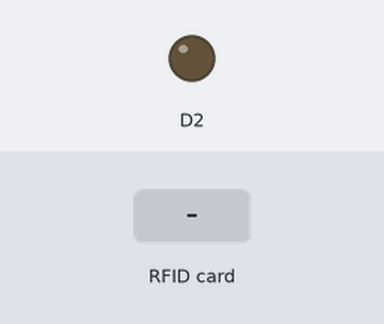
The sketch below on a simulated ESP8266 (NodeMCU). Shown: output pins drawn as LEDs (lit = HIGH). Inputs (shaded band) come from the test bench. WiFi joins after 1.5 s; servers stay silent unless stated; uploads are accepted with an empty reply; what the sketch prints to the serial monitor is not drawn.

Above: at 2.9 s.
3.0 s: RFID card 5E 7A 19 C4 held to the reader
At 3.32 s:
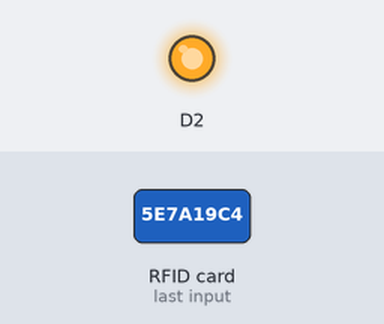
4.8 s: RFID card 5E 7A 19 C4 held to the reader
Timing chart, 0 to 7.8 s (numbered marks = the images above; inputs shaded):
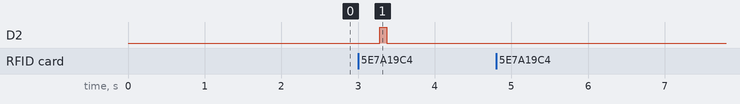

The sketch:

esp8266_rfid_wifi.ino
```cpp
// ESP8266 (NodeMCU) + MFRC522 RFID WiFi Attendance
// Sends scans directly to backend REST endpoint /api/attendance/rfid
// Requirements:
//   - Board: NodeMCU 1.0 (ESP-12E Module)
//   - Libraries: MFRC522 (miguelbalboa), ArduinoJson (optional), ESP8266WiFi (builtin)
//   - Wiring: 3.3V ONLY for MFRC522. Use level shifting if needed.
//       SDA  -> D8 (GPIO15)
//       SCK  -> D5 (GPIO14)
//       MOSI -> D7 (GPIO13)
//       MISO -> D6 (GPIO12)
//       RST  -> D3 (GPIO0)
//       3.3V -> 3V3
//       GND  -> GND
//   - Optional buzzer on D2
// Configure WiFi and server details below.

#include <ESP8266WiFi.h>
#include <SPI.h>
#include <MFRC522.h>

// --- RFID Pins (adjust if needed) ---
#define SS_PIN 15  // D8
#define RST_PIN 0  // D3

MFRC522 rfid(SS_PIN, RST_PIN);

// --- WiFi Credentials ---
const char* WIFI_SSID     = "YOUR_WIFI_SSID";
const char* WIFI_PASSWORD = "YOUR_WIFI_PASSWORD";

// --- Server Config ---
const char* SERVER_HOST = "192.168.1.100"; // Change to your PC/server IP
const uint16_t SERVER_PORT = 3000;          // Match backend PORT
const char* ENDPOINT = "/api/attendance/rfid";
const char* DEVICE_ID = "ESP8266_GATE_1";
const char* LOCATION = "North Wing";
// Optional device key (set RFID_DEVICE_KEY in backend .env). Leave empty if not used.
const char* DEVICE_KEY = "CHANGE_ME_OPTIONAL";

// --- Timing ---
unsigned long lastScanMs = 0;
const unsigned long SCAN_DEBOUNCE_MS = 2500; // Prevent rapid duplicate submissions

WiFiClient client;

void connectWiFi() {
  Serial.print("Connecting to WiFi: ");
  Serial.println(WIFI_SSID);
  WiFi.mode(WIFI_STA);
  WiFi.begin(WIFI_SSID, WIFI_PASSWORD);
  int retries = 0;
  while (WiFi.status() != WL_CONNECTED) {
    delay(500);
    Serial.print(".");
    if (++retries > 40) {
      Serial.println("\nRestarting due to WiFi timeout.");
      ESP.restart();
    }
  }
  Serial.print("\nWiFi connected. IP: ");
  Serial.println(WiFi.localIP());
}

bool postRFID(const String& tagHex) {
  // Build JSON manually (avoid extra lib)
  String json = "{\"rfidTag\":\"" + tagHex + "\",\"deviceId\":\"" + DEVICE_ID + "\",\"location\":\"" + LOCATION + "\"}";

  if (!client.connect(SERVER_HOST, SERVER_PORT)) {
    Serial.println("[HTTP] Connection failed");
    return false;
  }

  // Construct HTTP request
  String request = String("POST ") + ENDPOINT + " HTTP/1.1\r\n";
  request += String("Host: ") + SERVER_HOST + "\r\n";
  request += "Content-Type: application/json\r\n";
  if (strlen(DEVICE_KEY) > 0) {
    request += String("X-DEVICE-KEY: ") + DEVICE_KEY + "\r\n";
  }
  request += String("Content-Length: ") + json.length() + "\r\n";
  request += "Connection: close\r\n\r\n";
  request += json;

  client.print(request);

  // Basic response read
  unsigned long start = millis();
  while (!client.available() && millis() - start < 4000) {
    delay(50);
  }
  while (client.available()) {
    String line = client.readStringUntil('\n');
    Serial.println(line);
  }
  client.stop();
  return true;
}

String readTagHex() {
  if (!rfid.PICC_IsNewCardPresent()) return "";
  if (!rfid.PICC_ReadCardSerial()) return "";
  String uid = "";
  for (byte i = 0; i < rfid.uid.size; i++) {
    if (rfid.uid.uidByte[i] < 0x10) uid += "0";
    uid += String(rfid.uid.uidByte[i], HEX);
  }
  uid.toUpperCase();
  rfid.PICC_HaltA();
  rfid.PCD_StopCrypto1();
  return uid;
}

void buzzOk() {
  pinMode(D2, OUTPUT);
  digitalWrite(D2, HIGH);
  delay(90);
  digitalWrite(D2, LOW);
}

void setup() {
  Serial.begin(115200);
  delay(200);
  Serial.println();
  Serial.println("==============================");
  Serial.println(" ESP8266 RFID WiFi Attendance ");
  Serial.println("==============================");
  connectWiFi();
  SPI.begin();
  rfid.PCD_Init();
  Serial.println("RFID Ready. Scan a card...");
}

void loop() {
  String tag = readTagHex();
  if (tag.length() > 0) {
    unsigned long now = millis();
    if (now - lastScanMs < SCAN_DEBOUNCE_MS) {
      Serial.println("Scan ignored (debounce)." );
      return;
    }
    lastScanMs = now;
    Serial.print("Tag: "); Serial.println(tag);
    if (postRFID(tag)) {
      Serial.println("[OK] Sent to server.");
      buzzOk();
    } else {
      Serial.println("[ERR] Failed to send.");
    }
  }
}
```

Measured:
- after the input at 3.0 s, D2: LOW → HIGH after 0.28 s, → LOW 0.09 s later
- after the input at 4.8 s, every drawn part: stays the same
